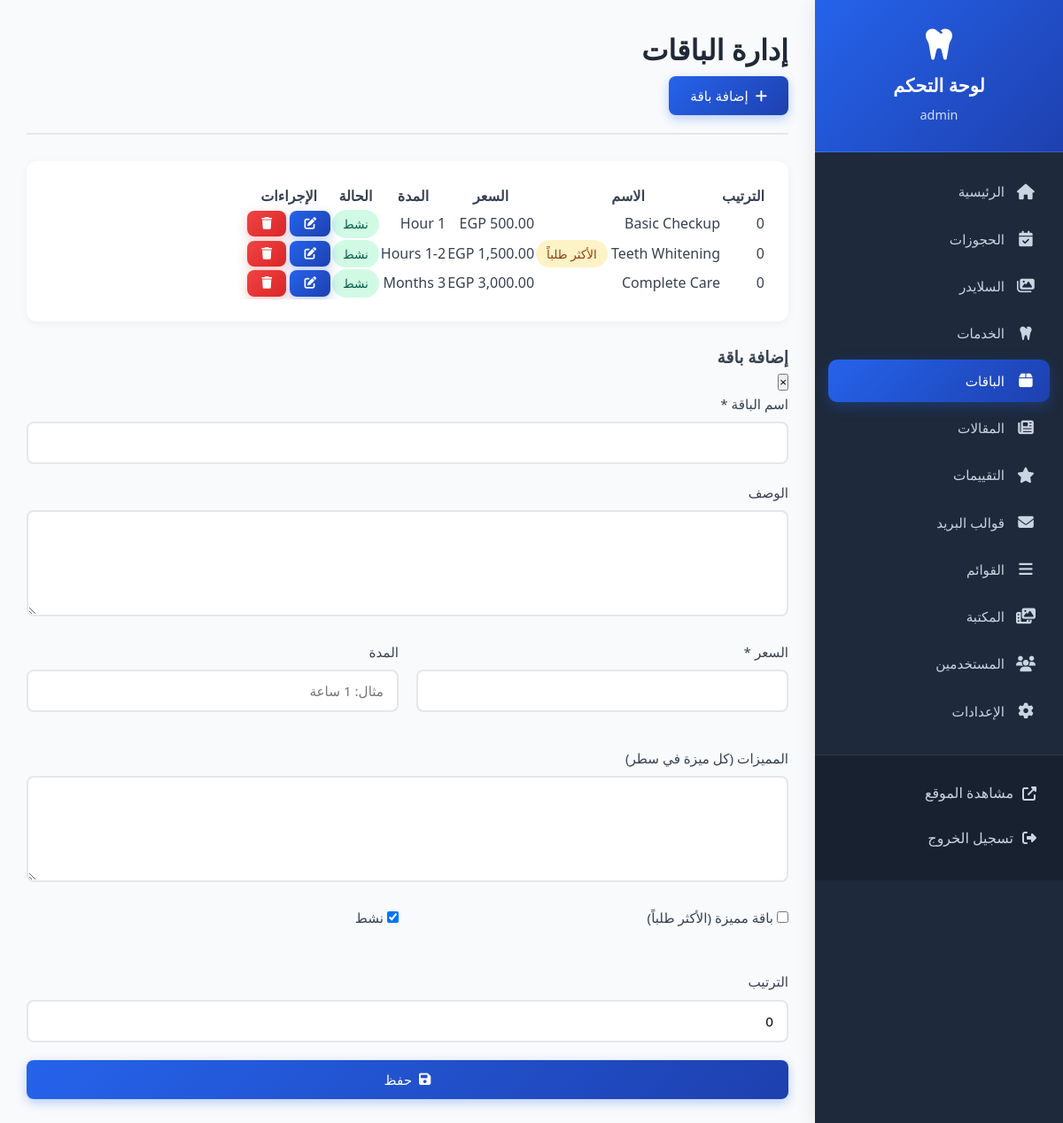
Screenshot of /admin/packages.php (signed in) with the database file from the repository.
### tables this page shows
CREATE TABLE IF NOT EXISTS `packages` (
    `id` INT PRIMARY KEY AUTO_INCREMENT,
    `name` VARCHAR(200) NOT NULL,
    `description` TEXT,
    `price` DECIMAL(10, 2) NOT NULL,
    `duration` VARCHAR(100),
    `features` TEXT,
    `is_popular` BOOLEAN DEFAULT FALSE,
    `is_active` BOOLEAN DEFAULT TRUE,
    `display_order` INT DEFAULT 0,
    `created_at` TIMESTAMP DEFAULT CURRENT_TIMESTAMP,
    `updated_at` TIMESTAMP DEFAULT CURRENT_TIMESTAMP ON UPDATE CURRENT_TIMESTAMP
);

### includes/config.php (called while the page is built, shortened)
<?php
function formatPrice($price) {
    return number_format($price, 2) . ' EGP';
}

### admin/packages.php (the view, shortened to what this page needs)
<?php
include 'includes/header.php';
$stmt = $conn->query("SELECT * FROM packages ORDER BY display_order ASC");
$packages = $stmt->fetchAll();
?>
<div class="page-header">
    <h1>إدارة الباقات</h1>
    <button onclick="openAddModal()" class="btn btn-primary">
        <i class="fas fa-plus"></i> إضافة باقة
    </button>
</div>
<div class="card">
    <div class="card-body">
        <?php if (count($packages) > 0): ?>
        <div class="table-responsive">
            <table>
                <thead>
                    <tr>
                        <th>الترتيب</th>
                        <th>الاسم</th>
                        <th>السعر</th>
                        <th>المدة</th>
                        <th>الحالة</th>
                        <th>الإجراءات</th>
                    </tr>
                </thead>
                <tbody>
                    <?php foreach ($packages as $package): ?>
                    <tr>
                        <td><?php echo $package['display_order']; ?></td>
                        <td>
                            <?php echo htmlspecialchars($package['name']); ?>
                            <?php if ($package['is_popular']): ?>
                            <span class="badge badge-warning">الأكثر طلباً</span>
                            <?php endif; ?>
                        </td>
                        <td><?php echo formatPrice($package['price']); ?></td>
                        <td><?php echo htmlspecialchars($package['duration']); ?></td>
                        <td>
                            <?php if ($package['is_active']): ?>
                            <span class="badge badge-success">نشط</span>
                            <?php else: ?>
                            <span class="badge badge-warning">غير نشط</span>
                            <?php endif; ?>
                        </td>
                        <td>
                            <button onclick='editPackage(<?php echo json_encode($package); ?>)' class="btn btn-sm btn-primary"><i class="fas fa-edit"></i></button>
                            <a href="?delete=<?php echo $package['id']; ?>" onclick="return confirm('هل أنت متأكد؟')" class="btn btn-sm btn-danger"><i class="fas fa-trash"></i></a>
                        </td>
                    </tr>
                    <?php endforeach; ?>
                </tbody>
            </table>
        </div>
        <?php else: ?>
        <p class="text-center" style="padding: 40px;">لا توجد باقات</p>
        <?php endif; ?>
    </div>
</div>
<div id="packageModal" class="modal">
    <div class="modal-content">
        <div class="modal-header">
            <h3 id="modalTitle">إضافة باقة</h3>
            <button class="modal-close" onclick="closeModal('packageModal')">&times;</button>
        </div>
        <div class="modal-body">
            <form method="POST">
                <div class="form-group">
                    <label>اسم الباقة *</label>
                    <input type="text" name="name" id="package_name" required>
                </div>
                <div class="form-group">
                    <label>الوصف</label>
                    <textarea name="description" id="package_description" rows="3"></textarea>
                </div>
                <div class="form-row">
                    <div class="form-group">
                        <label>السعر *</label>
                        <input type="number" step="0.01" name="price" id="package_price" required>
                    </div>
                    <div class="form-group">
                        <label>المدة</label>
                        <input type="text" name="duration" id="package_duration" placeholder="مثال: 1 ساعة">
                    </div>
                </div>
                <div class="form-group">
                    <label>المميزات (كل ميزة في سطر)</label>
                    <textarea name="features" id="package_features" rows="4"></textarea>
                </div>
                <div class="form-row">
                    <div class="form-group">
                        <label><input type="checkbox" name="is_popular" id="package_popular"> باقة مميزة (الأكثر طلباً)</label>
                    </div>
                    <div class="form-group">
                        <label><input type="checkbox" name="is_active" id="package_active" checked> نشط</label>
                    </div>
                </div>
                <div class="form-group">
                    <label>الترتيب</label>
                    <input type="number" name="display_order" id="package_order" value="0">
                </div>
                <button type="submit" class="btn btn-primary btn-block"><i class="fas fa-save"></i> حفظ</button>
            </form>
        </div>
    </div>
</div>
<?php include 'includes/footer.php'; ?>

### css/admin.css (style rules this page uses)
:root { --primary-color: #2563eb; --primary-dark: #1e40af; --primary-light: #3b82f6; --success-color: #10b981; --danger-color: #ef4444; --warning-color: #f59e0b; --info-color: #3b82f6; --dark-color: #1f2937; --light-color: #f9fafb; --border-color: #e5e7eb; --text-color: #374151; --text-light: #6b7280; --sidebar-width: 280px; --sidebar-bg: #1e293b; --sidebar-text: #cbd5e1; --sidebar-hover: #334155; }
* { margin: 0; padding: 0; box-sizing: border-box; }
body { font-family: 'Segoe UI', Tahoma, Geneva, Verdana, sans-serif; background: #f8fafc; color: var(--text-color); direction: rtl; line-height: 1.6; }
.page-header { margin-bottom: 30px; padding-bottom: 20px; border-bottom: 2px solid var(--border-color); }
.page-header h1 { font-size: 2rem; color: var(--dark-color); margin-bottom: 5px; font-weight: 700; }
.card { background: white; border-radius: 12px; box-shadow: 0 2px 10px rgba(0, 0, 0, 0.05); margin-bottom: 25px; overflow: hidden; transition: all 0.3s ease; }
.card-body { padding: 25px; }
.form-group { margin-bottom: 20px; }
.form-group label { display: block; margin-bottom: 8px; color: var(--text-color); font-weight: 500; font-size: 0.95rem; }
.form-group input[type="text"], .form-group input[type="email"], .form-group input[type="password"], .form-group input[type="number"], .form-group input[type="date"], .form-group input[type="tel"], .form-group input[type="url"], .form-group input[type="file"], .form-group select, .form-group textarea { width: 100%; padding: 12px 15px; border: 2px solid var(--border-color); border-radius: 8px; font-size: 0.95rem; transition: all 0.3s ease; font-family: inherit; }
.form-group textarea { resize: vertical; min-height: 120px; }
.form-row { display: grid; grid-template-columns: repeat(auto-fit, minmax(250px, 1fr)); gap: 20px; margin-bottom: 20px; }
.btn { display: inline-flex; align-items: center; justify-content: center; gap: 8px; padding: 12px 24px; border: none; border-radius: 8px; font-size: 0.95rem; font-weight: 500; cursor: pointer; transition: all 0.3s ease; text-decoration: none; font-family: inherit; }
.btn-primary { background: linear-gradient(135deg, var(--primary-color), var(--primary-dark)); color: white; box-shadow: 0 4px 12px rgba(37, 99, 235, 0.3); }
.btn-danger { background: linear-gradient(135deg, #ef4444, #dc2626); color: white; box-shadow: 0 4px 12px rgba(239, 68, 68, 0.3); }
.btn-sm { padding: 8px 16px; font-size: 0.85rem; }
.btn-block { display: flex; width: 100%; }
.table-responsive { overflow-x: auto; border-radius: 8px; }
.badge { display: inline-block; padding: 5px 12px; border-radius: 20px; font-size: 0.85rem; font-weight: 500; }
.badge-success { background: #d1fae5; color: #065f46; }
.badge-warning { background: #fef3c7; color: #92400e; }

### rows the page displays
packages: display_order "0", name "Basic Checkup", price "500.00 EGP", duration "1 Hour", is_active "نشط"
packages: display_order "0", is_popular "الأكثر طلباً", price "1,500.00 EGP", duration "1-2 Hours", is_active "نشط"
packages: display_order "0", name "Complete Care", price "3,000.00 EGP", duration "3 Months", is_active "نشط"

### other values shown
$_SESSION['admin_username'] "admin"
